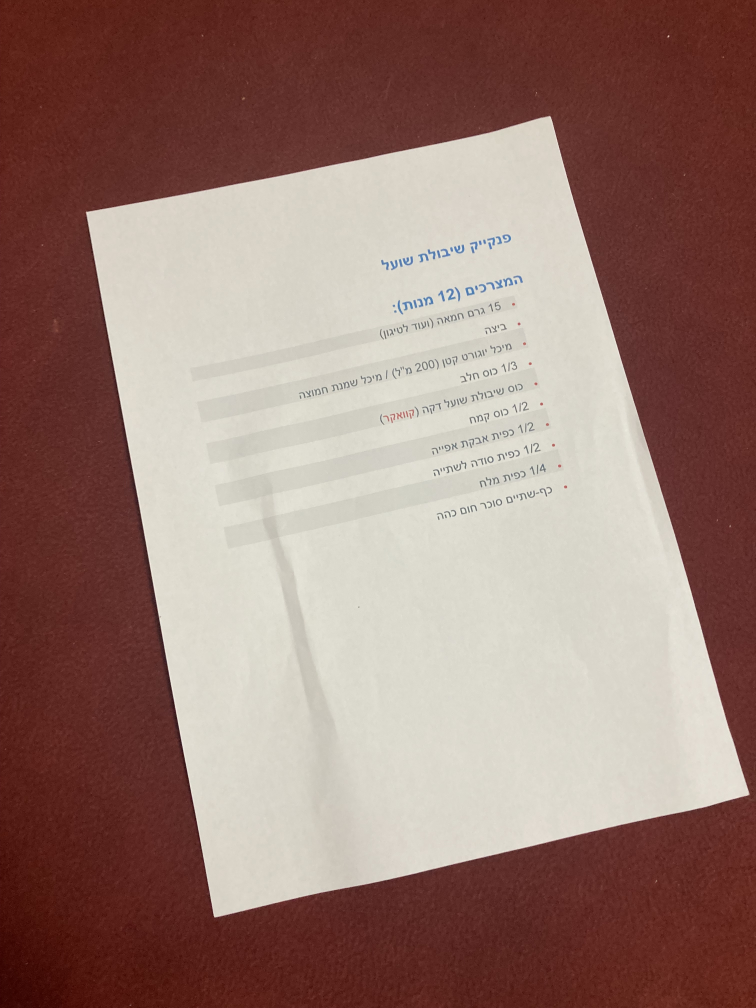
#> input picture hw2/IMG-3763.jpg, 3024 x 4032 px (shown at 1/4 size)
$ python main.py IMG-3763.jpg out.png
#> lines starting #> are read from the running program, lines starting #| are printed output that depends on the picture; after the words box and inside, x2 and y2 are one past the last pixel; in counts of white or black regions, pixels touching at a corner belong together
import numpy as np
import cv2
import sys
import os


# Getting the args from the command line
args=sys.argv
path_input_img=args[1]
path_output_img=args[2]


image = cv2.imread(path_input_img)
#> image is the input picture: shape (4032, 3024, 3); mean B, G, R 115.3, 123.8, 153.1
image = cv2.resize(image,(600,800))
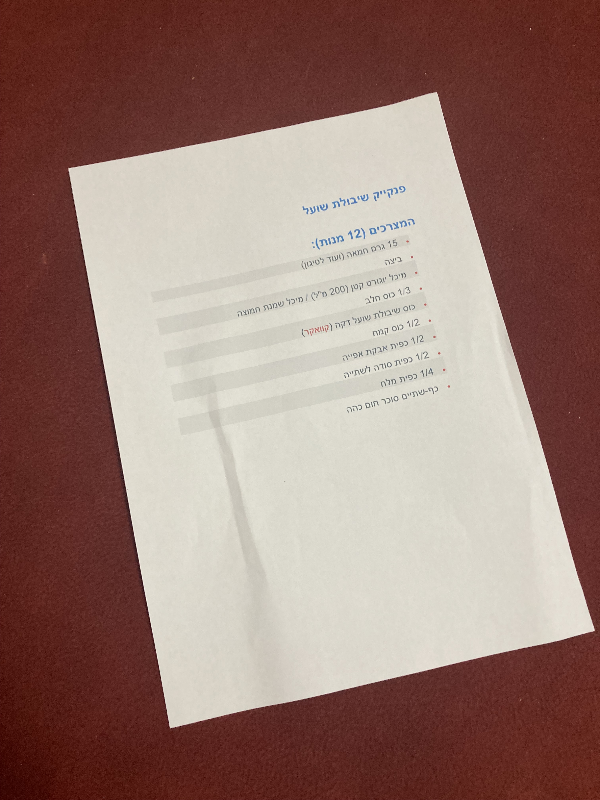
#> image: shape (800, 600, 3); mean B, G, R 115.2, 123.7, 153

orginal=image.copy()

gray = cv2.cvtColor(image, cv2.COLOR_BGR2GRAY)
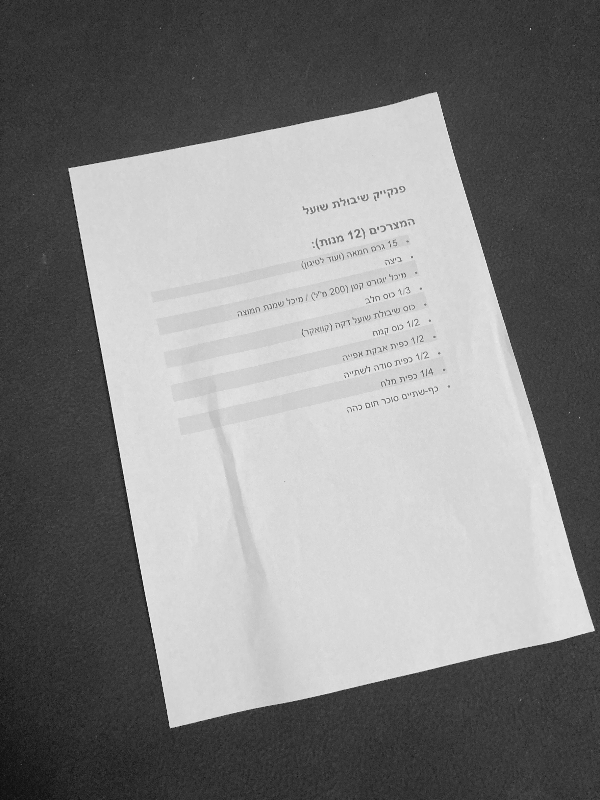
#> gray: shape (800, 600); min 9, max 247, mean 131.5
gray = cv2.GaussianBlur(gray, (5, 5), 0)
edged = cv2.Canny(gray, 75, 200)
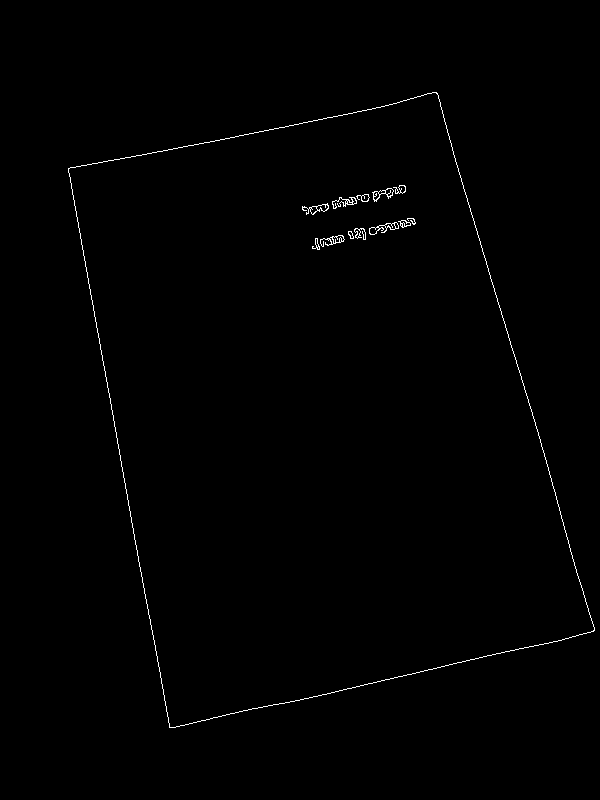
#> edged: shape (800, 600); 0.55% white in thin lines or dots, all inside (x1, y1, x2, y2) = (68, 92, 595, 728)

contours, _ = cv2.findContours(edged, cv2.RETR_EXTERNAL, cv2.CHAIN_APPROX_SIMPLE)
#> contours = 1 contour; box (x1, y1, x2, y2) and area: (68, 92, 595, 728) 228752


max_cont=contours[0]
#> max_cont = contour of 866 points, box (x1, y1, x2, y2) (68, 92, 595, 728), area 228752
for i in contours :
  if cv2.contourArea(max_cont)<cv2.contourArea(i):
     max_cont=i
#> this loop made 1 pass

cv2.drawContours(image, max_cont, -1,  (255, 255, 255), 3)
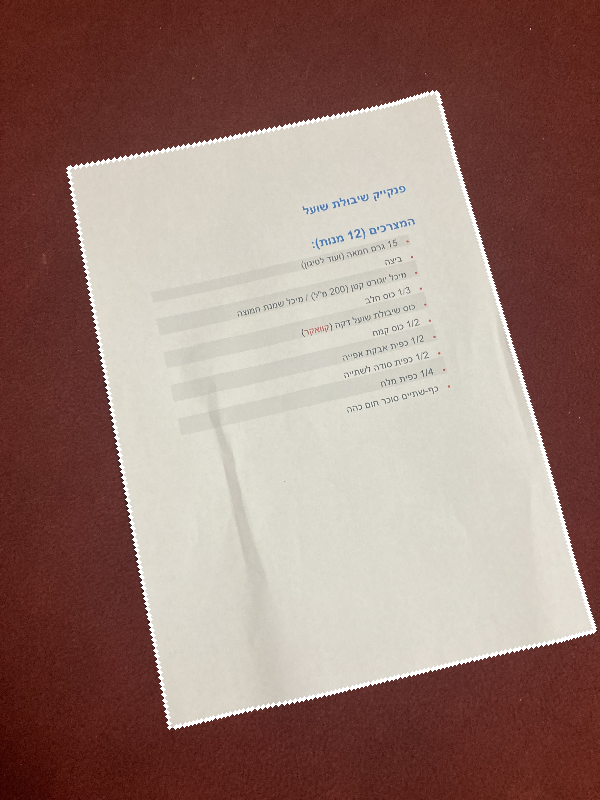
#> image: shape (800, 600, 3); 1.43% of pixels changed, all inside (x1, y1, x2, y2) = (66, 90, 597, 730)

peri = cv2.arcLength(max_cont, True)
#> peri = 2068.9
approx = cv2.approxPolyDP(max_cont, 0.05 * peri, True)
#> approx = [[436, 92], [68, 168], [169, 727], [594, 630]]

rows, cols = image.shape[:2]
#> rows = 800; cols = 600

pts1 = np.float32(approx)
#> pts1 = [[436, 92], [68, 168], [169, 727], [594, 630]]
pts2 = np.float32([[0, 0], [0, rows], [cols, rows],[cols,0]])
#> pts2 = [[0, 0], [0, 800], [600, 800], [600, 0]]

M = cv2.getPerspectiveTransform(pts1, pts2)
#> M = [[0.261, 1.26, -230.2], [-2.16, 0.633, 881.9], [2.28e-05, 0.0003, 1]]
dst = cv2.warpPerspective(orginal, M, (cols, rows))
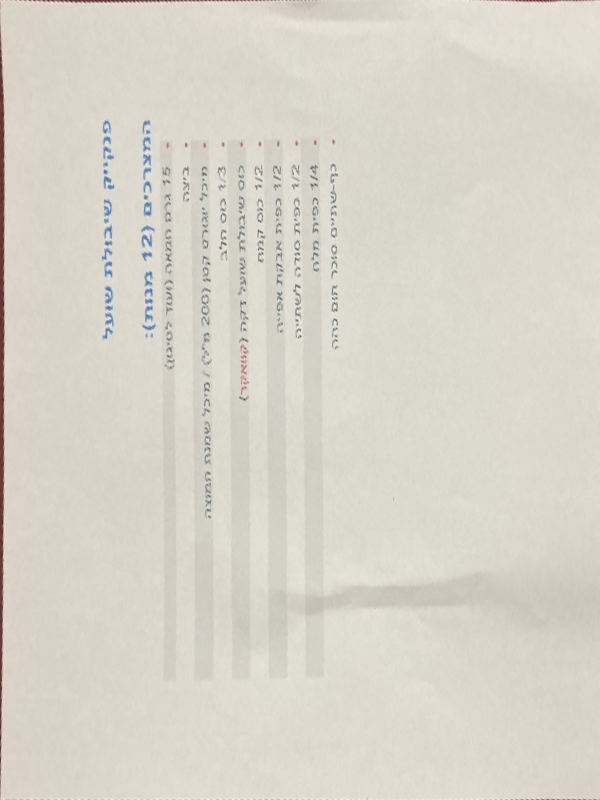
#> dst: shape (800, 600, 3); mean B, G, R 201.4, 212.7, 216.6

dst = cv2.resize(dst,(rows,cols))
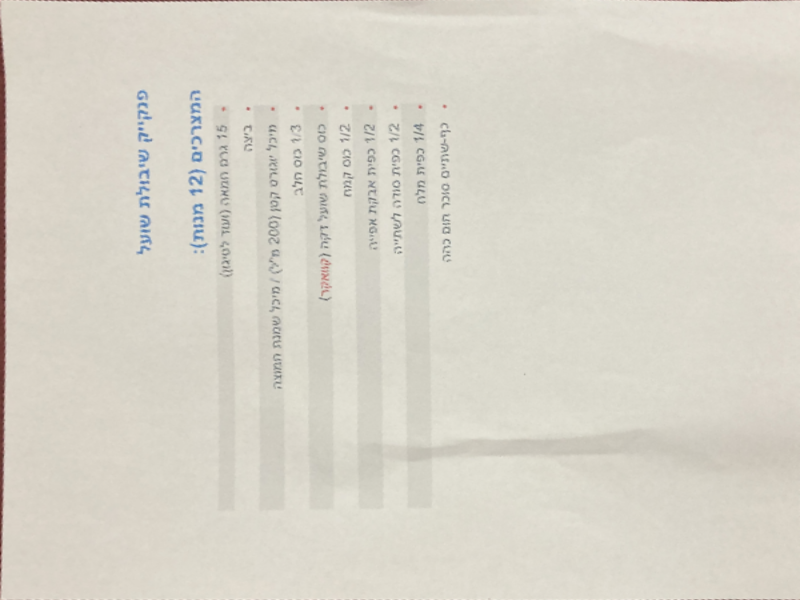
#> dst: shape (600, 800, 3); mean B, G, R 201.4, 212.6, 216.5
cv2.imwrite(path_output_img,dst)

$ run again, on hw2/IMG-3785.jpg
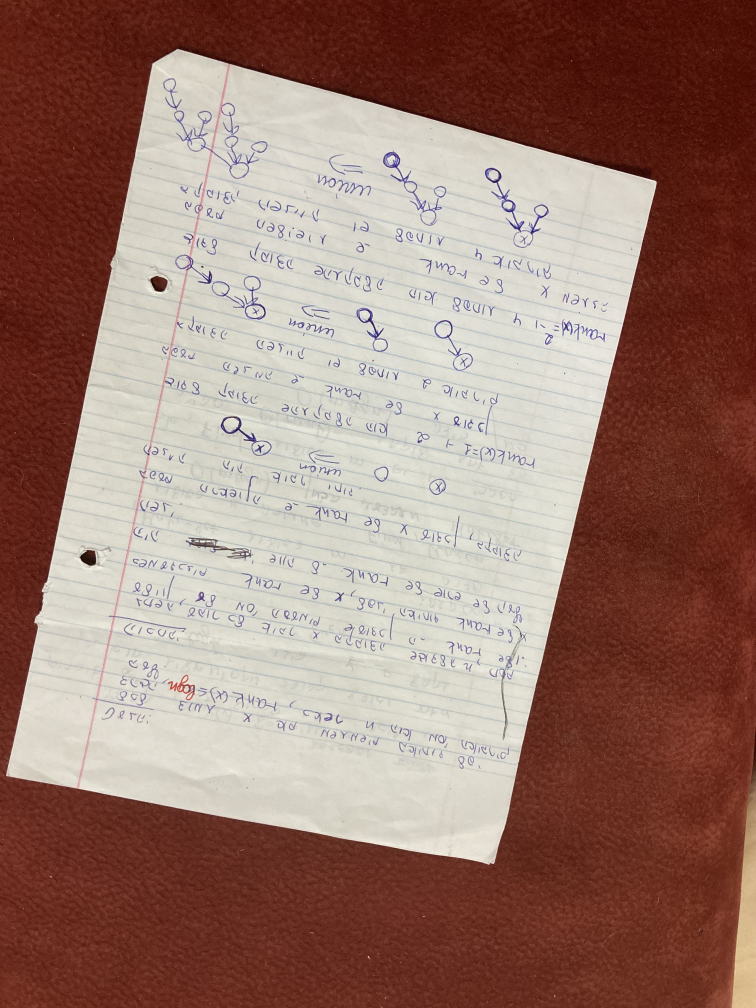
#> input picture hw2/IMG-3785.jpg, 3024 x 4032 px (shown at 1/4 size)
#> image is the input picture: shape (4032, 3024, 3); mean B, G, R 110.9, 121.7, 153.5
#> `edged = cv2.Canny(gray, 75, 200)`:
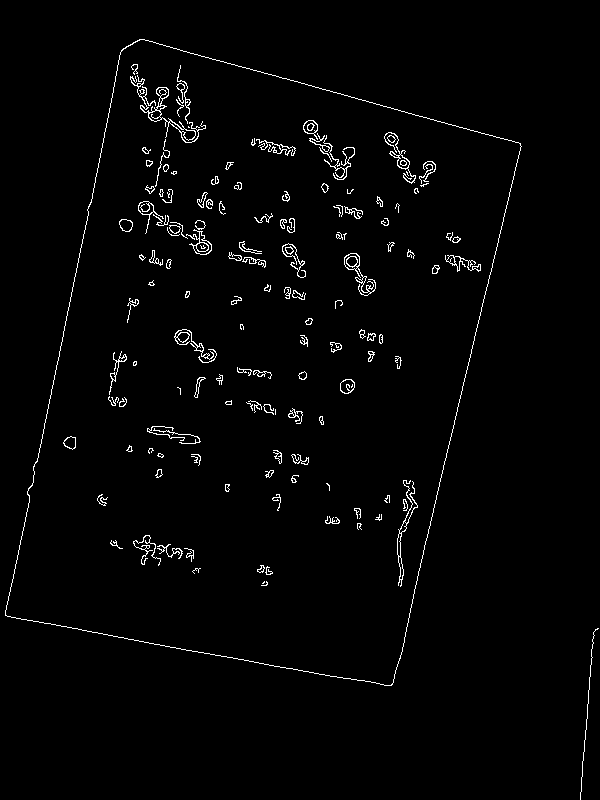
#> edged: shape (800, 600); 1.9% white in thin lines or dots
#> contours = 2 contours, 1 with area under 20; largest, box (x1, y1, x2, y2) and area: (5, 39, 522, 686) 231182
#> `max_cont=contours[0]`: max_cont = contour of 82 points, box (x1, y1, x2, y2) (580, 628, 599, 800), area 2
#> the loop `for i in contours :` made 2 passes
#> after the loop `for i in contours :`: max_cont = contour of 865 points, box (x1, y1, x2, y2) (5, 39, 522, 686), area 231182
#> peri = 2074.3
#> approx = [[139, 39], [5, 615], [391, 685], [520, 143]]
#> M = [[1.37, 0.318, -202.2], [-0.346, 1.27, -1.34], [-0.000137, -4.49e-05, 1]]
#> `dst = cv2.resize(dst,(rows,cols))`:
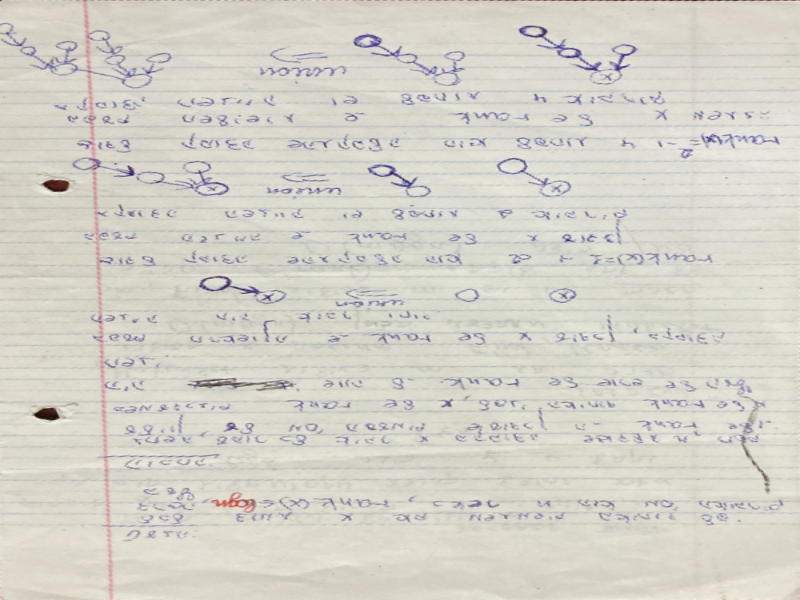
#> dst: shape (600, 800, 3); mean B, G, R 201.9, 210.7, 213.2
